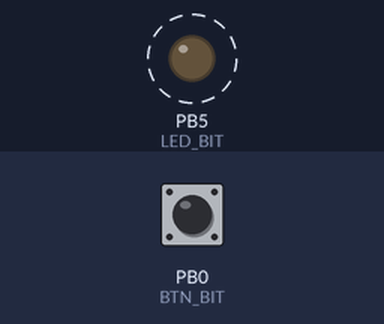
Recording of a program running on a simulated ATmega328P, built with avr-gcc and emulated at 16 MHz. Shown: output pins drawn as LEDs (lit = HIGH). Dashed ring = blinking. The inputs (shaded band) are chosen by the test bench; at power-on: PB0 (BTN_BIT) HIGH.

Above: at 1.8 s.
1.9 s: PB0 (BTN_BIT) pulled LOW for 3.2 s
Timing chart, 0 to 13.0 s (numbered marks = the images above; inputs shaded):
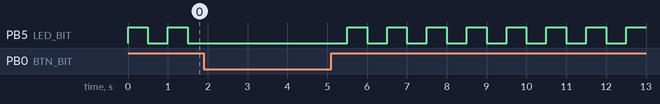

The program:

main.c
```c
// (licence header left out)
/* GPIO, Classic AVR. Targets ATmega328P; also compiles for ATmega2560.
 * Blinks the LED every 500 ms; holding the button (pull-up, active low) freezes it.
 * Build: make MCU=atmega328p F_CPU=16000000UL */
#include <avr/io.h>
#include <util/delay.h>

#if defined(__AVR_ATmega2560__)
#define LED_BIT PB7 /* Arduino Mega pin 13 */
#else
#define LED_BIT PB5 /* Uno/Nano pin 13 */
#endif
#define BTN_BIT PB0

int main(void)
{
    DDRB |= _BV(LED_BIT);   /* DDR 1 = output */
    DDRB &= ~_BV(BTN_BIT);  /* DDR 0 = input */
    PORTB |= _BV(BTN_BIT);  /* input + PORT 1 = pull-up on */

    for (;;) {
        if (PINB & _BV(BTN_BIT)) { /* not pressed */
            PINB = _BV(LED_BIT);   /* writing 1 to PINx toggles PORTx (absent on ATmega8/8A) */
        }
        _delay_ms(500);
    }
}
```
